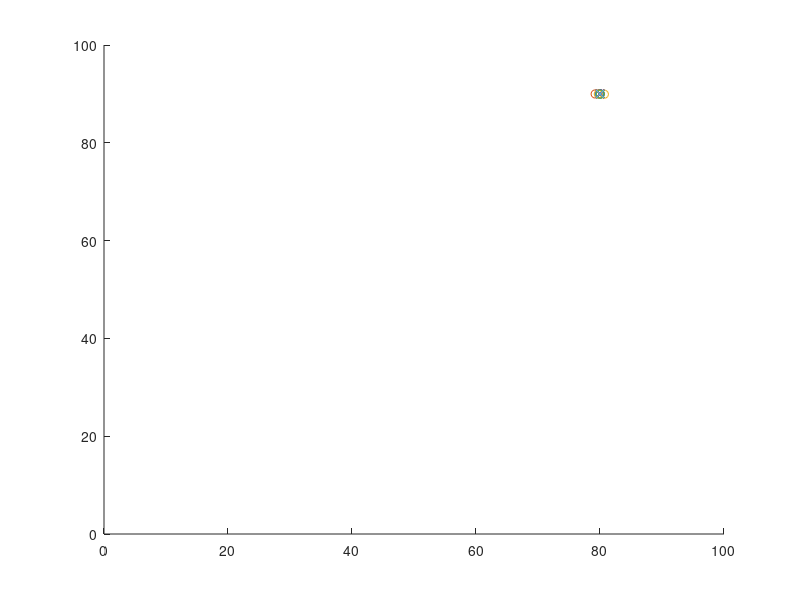

MATLAB code to generate this figure:
clear;
clc;

parameter  = 2;
vmin       = 0;
vmax       = 100;
population = 10;
w          = 0.9;
c1         = 0.8;
c2         = 1.2;
max_iter   = 500;

x_target   = 80;
y_target   = 90;

figure(1)
plot(x_target, y_target,'x');
axis([0 vmax 0 vmax])

particle = struct();
for j = 1:population
    for k = 1:parameter
        particle(j).v(k) = rand(1);
        particle(j).x(k) = (20 - 10)*rand(1) + 10;
    end
    
    hold on;
    x1 = particle(j).x(1);
    x2 = particle(j).x(2);
    plot(x1, x2,'o');
    
    particle(j).f = pdist2([x1,x2],[x_target,y_target]);
    
    for k = 1:parameter
        particle(j).pBest(k) = particle(j).x(k);
    end
    
    gBest_arr(j) = particle(j).f;
end

indice = 0;
for j = 1:population
    if min(gBest_arr) == gBest_arr(j)
        indice = j;
    end
end

for j = 1:population
    for k = 1:parameter
        particle(j).gBest(k) = particle(indice).x(k);
    end
end

init = particle;
fitt = zeros(1, population);
for i = 1:max_iter
    clf;
    
    for j = 1:population
        for k = 1:parameter
            v     = particle(j).v(k);
            r1    = rand(1);
            r2    = rand(1);
            pBest = particle(j).pBest(k);
            gBest = particle(j).gBest(k);
            x     = particle(j).x(k);
            particle(j).v(k) = w*v + c1*r1*(pBest - x) + c2*r2*(gBest - x);

            particle(j).x(k) = particle(j).x(k) + particle(j).v(k);
        end
        
        x1 = particle(j).x(1);
        x2 = particle(j).x(2);
        particle(j).last_fitness = particle(j).f;
        particle(j).f = pdist2([x1,x2],[x_target,y_target]);
        
        hold on;
        plot(x1, x2,'o');
        hold on;
        plot(x_target, y_target,'x');
        axis([0 vmax 0 vmax])
        
        if particle(j).f < particle(j).last_fitness
            for k = 1:parameter
                particle(j).pBest(k) = particle(j).x(k);
            end
        end
    
    gBest_arr(j) = particle(j).f;
    end
    
    indice = 0;
    for j = 1:population
        if min(gBest_arr) == gBest_arr(j)
            indice = j;
        end
    end

    for j = 1:population
        for k = 1:parameter
            particle(j).gBest(k) = particle(indice).x(k);
        end
        fitt(j) = particle(j).f;
    end
    
    if all(fitt <= 1 )
       break; 
    end
    
    disp(i)
    pause(0.0001)
end
